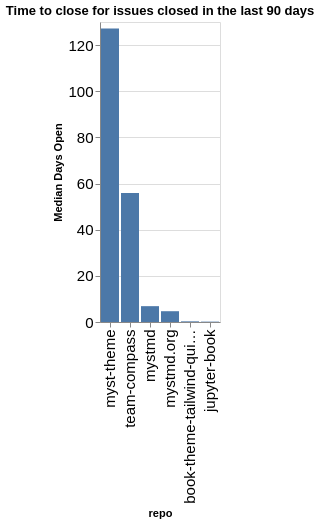

Notebook source saved alongside this figure:
### Code cell
time_open = closed.groupby(['org', 'repo']).agg({'time_open': 'median'}).reset_index()
time_open['time_open'] = time_open['time_open'] / (60 * 60 * 24)
time_open['org/repo'] = time_open.apply(lambda a: a['org'] + '/' + a['repo'], axis=1)
sorted_vals = time_open.sort_values(['org', 'time_open'], ascending=False)['repo'].values
alt.Chart(data=time_open, title=f"Time to close for issues closed in the last {n_days} days").mark_bar().encode(
    x=alt.X('repo', sort=alt.Sort(sorted_vals.tolist())),
    y=alt.Y('time_open', title="Median Days Open"),
)

### Figure 1 — Vega-Lite specification as saved in the notebook (floating-point values rounded to 4 significant figures)
{"config": {"axisLeft": {"labelFontSize": 15}, "axisBottom": {"labelFontSize": 15}}, "data": {"name": "data-f2d6c1f1a442266824971792665ad690"}, "mark": {"type": "bar"}, "encoding": {"x": {"field": "repo", "sort": ["myst-theme", "team-compass", "mystmd", "mystmd.org", "book-theme-tailwind-quickstart", "jupyter-book"], "type": "nominal"}, "y": {"field": "time_open", "title": "Median Days Open", "type": "quantitative"}}, "title": "Time to close for issues closed in the last 90 days", "$schema": "https://vega.github.io/schema/vega-lite/v5.20.1.json", "datasets": {"data-f2d6c1f1a442266824971792665ad690": [{"org": "jupyter-book", "repo": "book-theme-tailwind-quickstart", "time_open": 0.2781, "org/repo": "jupyter-book/book-theme-tailwind-quickstart"}, {"org": "jupyter-book", "repo": "jupyter-book", "time_open": 0.1602, "org/repo": "jupyter-book/jupyter-book"}, {"org": "jupyter-book", "repo": "myst-theme", "time_open": 127.1, "org/repo": "jupyter-book/myst-theme"}, {"org": "jupyter-book", "repo": "mystmd", "time_open": 6.864, "org/repo": "jupyter-book/mystmd"}, {"org": "jupyter-book", "repo": "mystmd.org", "time_open": 4.676, "org/repo": "jupyter-book/mystmd.org"}, {"org": "jupyter-book", "repo": "team-compass", "time_open": 55.9, "org/repo": "jupyter-book/team-compass"}]}}
